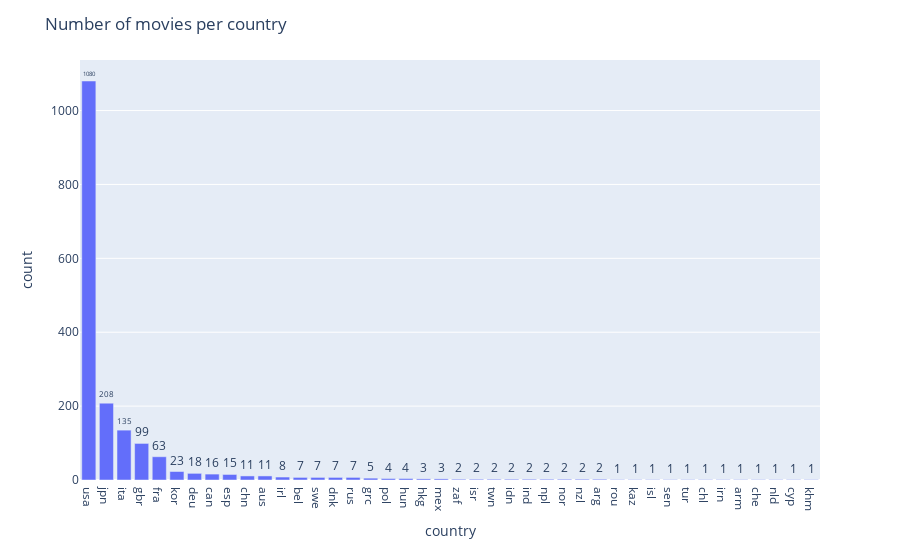

The cell this chart's notebook holds for it:
### Code cell
# barplot of originalCountry
countries_count = df['originalCountry'].value_counts().reset_index()
countries_count.columns = ['country', 'count']
countries_count = countries_count.sort_values('count', ascending=False)

fig = px.bar(countries_count, x='country', y='count', text='count')
fig.update_traces(texttemplate='%{text}', textposition='outside')
fig.update_layout(title_text='Number of movies per country')
fig.show()

### Figure 1 — Plotly figure (JSON) as saved in the notebook; plotly's stock layout.template omitted (floating-point values rounded to 4 significant figures)
{"data": [{"alignmentgroup": "True", "hovertemplate": "country=%{x}<br>count=%{text}<extra></extra>", "legendgroup": "", "marker": {"color": "#636efa", "pattern": {"shape": ""}}, "name": "", "offsetgroup": "", "orientation": "v", "showlegend": false, "text": [1080, 208, 135, 99, 63, 23, 18, 16, 15, 11, 11, 8, 7, 7, 7, 7, 5, 4, 4, 3, 3, 2, 2, 2, 2, 2, 2, 2, 2, 2, 1, 1, 1, 1, 1, 1, 1, 1, 1, 1, 1, 1], "textposition": "outside", "texttemplate": "%{text}", "type": "bar", "x": ["usa", "jpn", "ita", "gbr", "fra", "kor", "deu", "can", "esp", "chn", "aus", "irl", "bel", "swe", "dnk", "rus", "grc", "pol", "hun", "hkg", "mex", "zaf", "isr", "twn", "idn", "ind", "npl", "nor", "nzl", "arg", "rou", "kaz", "isl", "sen", "tur", "chl", "irn", "arm", "che", "nld", "cyp", "khm"], "xaxis": "x", "y": [1080, 208, 135, 99, 63, 23, 18, 16, 15, 11, 11, 8, 7, 7, 7, 7, 5, 4, 4, 3, 3, 2, 2, 2, 2, 2, 2, 2, 2, 2, 1, 1, 1, 1, 1, 1, 1, 1, 1, 1, 1, 1], "yaxis": "y"}], "layout": {"barmode": "relative", "legend": {"tracegroupgap": 0}, "margin": {"t": 60}, "title": {"text": "Number of movies per country"}, "xaxis": {"anchor": "y", "domain": [0, 1], "title": {"text": "country"}}, "yaxis": {"anchor": "x", "domain": [0, 1], "title": {"text": "count"}}}}
